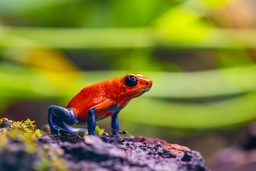
#> input picture frog.jpg, 256 x 171 px, shrunk from 640 x 427 before the run
$ python 'andyWarholConversion - Copy.py'
#> lines starting #> are read from the running program, lines starting #| are printed output that depends on the picture
from PIL import Image
import numpy as np
import math
import random

image = Image.open('./frog.jpg')
#> image is the input picture: PIL image 256x171 RGB; mean R, G, B 129, 130.1, 56.7
raster = image.load()
'''
ok so how do we go about doing this....

goal:
import an image - > have image processed to find the most common colors and find the average color to fill all those pixels
take said palette and multiply it so that the colors change, so the image is still readable but has a different base color
take image and divide it to be half the size it initial was, then write the new image with new palettes into each of y + image.height/2...
should be andy warhol image
'''
#scaledown  -  200x200/2 = 100x100, with 100 + 100 = 200
scaleDownFactor = .5
w = image.width
#> w = 256
h = image.height
#> h = 171

def l1_difference(a,b):
    return sum(abs(x-y) for x,y in zip(a,b))

def closest_color(color, color_list):
    return min(color_list, key=lambda option: l1_difference(color, option))

def random_color():
    return tuple(random.randint(0,255) for _ in range(3))

scaleDown = ["scaleDown", (int(w * scaleDownFactor), int(h * scaleDownFactor)), np.array([[scaleDownFactor, 0, 0],
                                                                                          [0, scaleDownFactor, 0],
                                                                                          [0,               0, 1]])]

transforms = [scaleDown]

for name, size, matrix in transforms:
    openImage = Image.new("RGB", size)
    openRaster = openImage.load()


    invMatrix = np.linalg.inv(matrix)

    for y in range(openImage.height):
        for x in range(openImage.width):
            vector = np.array([x, y, 1])
            result = invMatrix @ vector

            xp = int(result[0])
            yp = int(result[1])

            if 0 <= xp < image.width and 0 <= yp < image.height:
                openRaster[x, y] = raster[xp, yp]


#kmeans pixel sampling

k = 20
iterations = 5
color_count = dict()

for y in range(openImage.height):
    for x in range(openImage.width):
        pixel = raster[x,y]
        if pixel not in color_count:
            color_count[pixel] = 0
        color_count[pixel] += 1
#> after the loop, color_count = 7846 items

sorted_color_count = sorted(color_count.items(), key=lambda item:item[1], reverse=True)
#> sorted_color_count = 7846 items

palette = [random_color() for _ in range(k)]
for i in range(iterations):
    print(palette)
    close_color_list = [[] for _ in range(k)]

    for color_count in sorted_color_count:
        closest_palette_color = closest_color(color_count[0], palette)
        closest_index = palette.index(closest_palette_color)
        close_color_list[closest_index].append(color_count)

    for j in range(k):
        close_list = close_color_list[j]
        if len(close_list) == 0:
            palette[j] = random_color()
        else:
            sums = [0,0,0]
            sum_weight = 0
            for color, count in close_list:
                sums = [a+b*count for a,b in zip(sums, color)]
                sum_weight +=count
            palette[j] = tuple(a//sum_weight for a in sums)
#> after the loop, palette = 20 items, first 6: (198, 193, 10), (139, 28, 12), (238, 121, 27), (221, 51, 9), (52, 62, 42), (81, 111, 3)

finalImage = Image.new("RGB", (w,h))
#> finalImage: PIL image 256x171 RGB; every value is 0
finalRaster = finalImage.load()

for y in range(openImage.height):
    for x in range(openImage.width):
        pixel = openRaster[x,y]


        #want to make this more iterable, interactible and size to be defined by the user
        finalRaster[x, y] = (int(pixel[0]),int(pixel[1]),int(pixel[2]))
        finalRaster[x+openImage.width, y] =  closest_color(pixel, palette) #(int(pixel[0]),int(pixel[1]),int(pixel[2]))
        finalRaster[x, y+openImage.height] = (int(pixel[0]),int(pixel[1]),int(pixel[2]))
        finalRaster[x+openImage.width, y+openImage.height] = (int(pixel[0]),int(pixel[1]),int(pixel[2]))
finalImage.save('./andyWarhol.png')
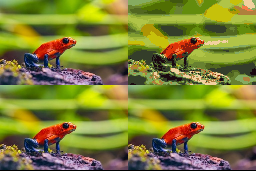
#> saved as andyWarhol.png: PIL image 256x171 RGB; mean R, G, B 128.1, 130.8, 53.4
